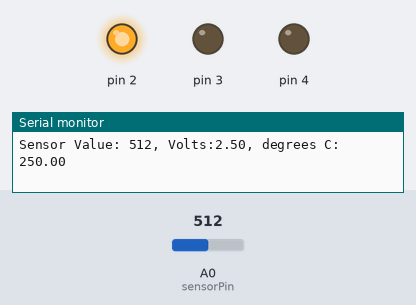
Recording of a sketch running on a simulated Arduino Uno, built with avr-gcc and run on an emulated ATmega328P. Parts: output pins drawn as LEDs (lit = HIGH), the last lines printed to the serial monitor. The test bench sets the inputs (shaded band); at power-on: A0 (sensorPin) = 512.

Above: at 1.2 s.
1.3 s: A0 (sensorPin) set to 316
4.3 s: A0 (sensorPin) set to 292
At 5.5 s:
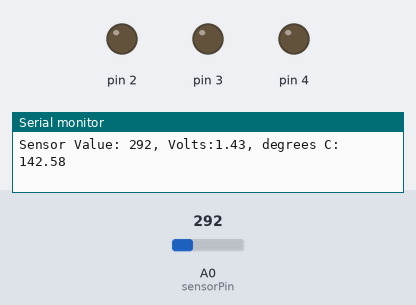
5.8 s: A0 (sensorPin) set to 1023
At 7.0 s:
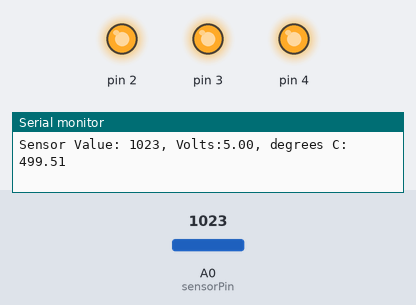
7.3 s: A0 (sensorPin) set to 832
10.3 s: A0 (sensorPin) set to 801
At 11.5 s:
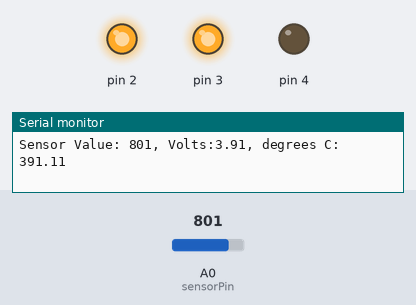
11.8 s: A0 (sensorPin) set to 900
At 13.1 s:
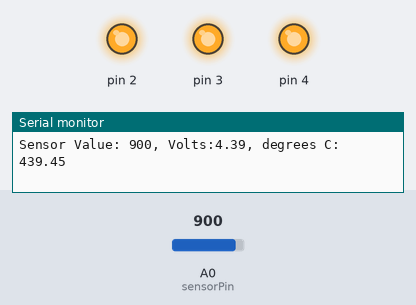
Timing chart, 0 to 14.8 s (numbered marks = the images above; inputs shaded):
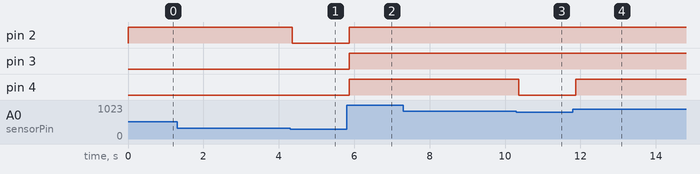

Measured:
- the behaviour switches between 308 and 307 on A0 (sensorPin) (found by bisection; images 0 and 1)
- the behaviour switches between 820 and 819 on A0 (sensorPin) (found by bisection; images 2 and 3)
- after the input at 4.3 s, pin 2: HIGH → LOW after 0.05 s
- after the input at 5.8 s, pin 2–4: LOW → HIGH after 0.06 s
- after the input at 10.3 s, pin 4: HIGH → LOW after 0.06 s
- after the input at 11.8 s, pin 4: LOW → HIGH after 0.07 s

The sketch:

Love-o-Meter.ino
```cpp
const int sensorPin =A0;
const float baselineTemp = 100.0;

void setup() {

Serial.begin(9600);

for(int pinNumber = 2; pinNumber<5; pinNumber++){
  pinMode(pinNumber, OUTPUT);
  digitalWrite(pinNumber, LOW);
  }

}

void loop() {
  int sensorVal = analogRead(sensorPin);
  Serial.print("Sensor Value: ");
  Serial.print(sensorVal);

  //convert the ADC reading to voltage
  float voltage = (sensorVal/1024.0)* 5.0;

  Serial.print(", Volts:");
  Serial.print(voltage);

  Serial.print(", degrees C: ");
  //convert the voltage to temperature in degrees
  float temperature = voltage * 100;
  Serial.println(temperature);

  if(temperature < baselineTemp+50){
    digitalWrite(2,LOW);
    digitalWrite(3,LOW);
    digitalWrite(4,LOW);
  }
  else if(temperature >= baselineTemp+50 && temperature < baselineTemp+200){
    digitalWrite(2,HIGH);
    digitalWrite(3,LOW);
    digitalWrite(4,LOW);
  }
  else if(temperature >= baselineTemp+200 && temperature < baselineTemp+300){
    digitalWrite(2,HIGH);
    digitalWrite(3,HIGH);
    digitalWrite(4,LOW);
  }
  else if(temperature >= baselineTemp+300){
    digitalWrite(2,HIGH);
    digitalWrite(3,HIGH);
    digitalWrite(4,HIGH);
  }
  delay(1);
}
```
